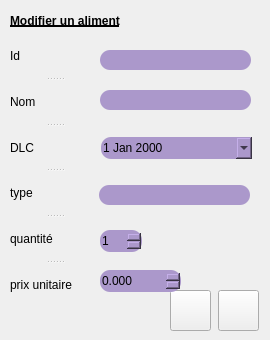
     <widget class="QWidget" name="page_modifier">
      <widget class="QDateEdit" name="dateEdit_dlc_modif_aliment">
       <property name="geometry">
        <rect>
         <x>101</x>
         <y>137</y>
         <width>151</width>
         <height>22</height>
        </rect>
       </property>
       <property name="styleSheet">
        <string notr="true">border-color: rgb(255, 255, 255);

border-radius: 10px;
background-color: rgb(171, 152, 203);</string>
       </property>
       <property name="calendarPopup">
        <bool>true</bool>
       </property>
      </widget>
      <widget class="QLineEdit" name="lineEdit_type_modif_aliment">
       <property name="geometry">
        <rect>
         <x>99</x>
         <y>185</y>
         <width>151</width>
         <height>20</height>
        </rect>
       </property>
       <property name="styleSheet">
        <string notr="true">border-color: rgb(255, 255, 255);

border-radius: 10px;
background-color: rgb(171, 152, 203);</string>
       </property>
      </widget>
      <widget class="QLabel" name="label_5">
       <property name="geometry">
        <rect>
         <x>10</x>
         <y>0</y>
         <width>251</width>
         <height>41</height>
        </rect>
       </property>
       <property name="styleSheet">
        <string notr="true">font: 75 15pt &quot;Quicksand&quot;;
text-decoration: underline;
font-weight:bold;</string>
       </property>
       <property name="text">
        <string>Modifier un aliment</string>
       </property>
      </widget>
      <widget class="QLineEdit" name="lineEdit_id_modif_aliment">
       <property name="geometry">
        <rect>
         <x>100</x>
         <y>50</y>
         <width>151</width>
         <height>20</height>
        </rect>
       </property>
       <property name="styleSheet">
        <string notr="true">border-color: rgb(255, 255, 255);

border-radius: 10px;
background-color: rgb(171, 152, 203);</string>
       </property>
      </widget>
      <widget class="QSplitter" name="splitter_3">
       <property name="geometry">
        <rect>
         <x>10</x>
         <y>35</y>
         <width>90</width>
         <height>271</height>
        </rect>
       </property>
       <property name="orientation">
        <enum>Qt::Vertical</enum>
       </property>
       <widget class="QLabel" name="label_34">
        <property name="text">
         <string>Id</string>
        </property>
       </widget>
       <widget class="QLabel" name="label_35">
        <property name="text">
         <string>Nom</string>
        </property>
       </widget>
       <widget class="QLabel" name="label_36">
        <property name="text">
         <string>DLC</string>
        </property>
       </widget>
       <widget class="QLabel" name="label_37">
        <property name="text">
         <string>type</string>
        </property>
       </widget>
       <widget class="QLabel" name="label_38">
        <property name="text">
         <string>quantité</string>
        </property>
       </widget>
       <widget class="QLabel" name="label_39">
        <property name="text">
         <string>prix unitaire</string>
        </property>
       </widget>
      </widget>
      <widget class="QLineEdit" name="lineEdit_nom_modif_aliment">
       <property name="geometry">
        <rect>
         <x>100</x>
         <y>90</y>
         <width>151</width>
         <height>20</height>
        </rect>
       </property>
       <property name="styleSheet">
        <string notr="true">border-color: rgb(255, 255, 255);

border-radius: 10px;
background-color: rgb(171, 152, 203);</string>
       </property>
      </widget>
      <widget class="QPushButton" name="pushButton_annuler_modif_aliment">
       <property name="geometry">
        <rect>
         <x>218</x>
         <y>290</y>
         <width>41</width>
         <height>41</height>
        </rect>
       </property>
       <property name="styleSheet">
        <string notr="true">border-image: url(:/new/prefix1/icon/annuler.png);</string>
       </property>
       <property name="text">
        <string/>
       </property>
      </widget>
      <widget class="QPushButton" name="pushButton_ok_m_a">
       <property name="geometry">
        <rect>
         <x>170</x>
         <y>290</y>
         <width>41</width>
         <height>41</height>
        </rect>
       </property>
       <property name="styleSheet">
        <string notr="true">border-image: url(:/new/prefix1/icon/ok.png);</string>
       </property>
       <property name="text">
        <string/>
       </property>
      </widget>
      <widget class="QSpinBox" name="spinBox_quatite_modif_aliments">
       <property name="geometry">
        <rect>
         <x>100</x>
         <y>230</y>
         <width>42</width>
         <height>22</height>
        </rect>
       </property>
       <property name="styleSheet">
        <string notr="true">border-color: rgb(255, 255, 255);

border-radius: 10px;
background-color: rgb(171, 152, 203);</string>
       </property>
       <property name="value">
        <number>1</number>
       </property>
      </widget>
      <widget class="QDoubleSpinBox" name="doubleSpinBox_prix_unutaire_modif_aliments">
       <property name="geometry">
        <rect>
         <x>100</x>
         <y>270</y>
         <width>81</width>
         <height>22</height>
        </rect>
       </property>
       <property name="styleSheet">
        <string notr="true">border-color: rgb(255, 255, 255);

border-radius: 10px;
background-color: rgb(171, 152, 203);</string>
       </property>
       <property name="decimals">
        <number>3</number>
       </property>
       <property name="maximum">
        <double>1000.990000000000009</double>
       </property>
      </widget>
     </widget>
